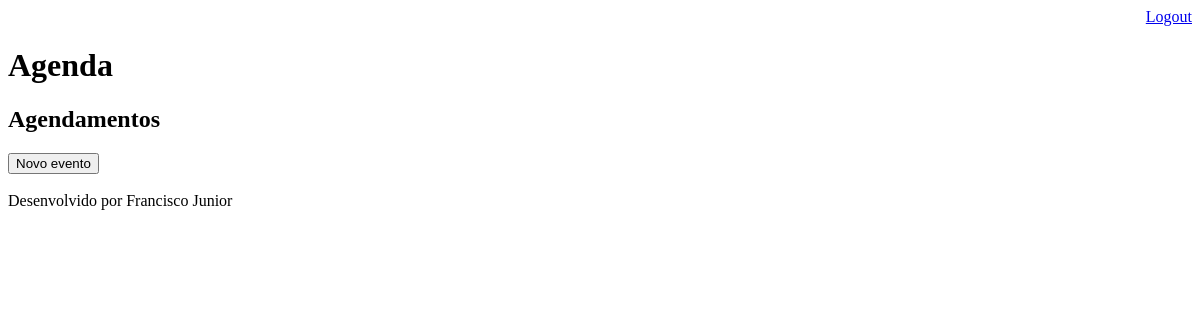
The page /agenda/ (signed in) on the database as committed earlier.
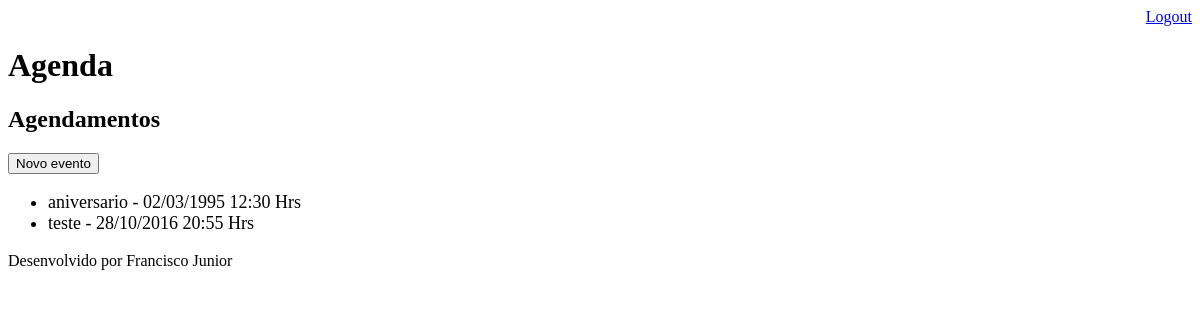
The same page on the database as committed later.
### core/models.py (models this page shows, shortened)
class Evento(models.Model):
    titulo = models.CharField(max_length=100)
    descricao = models.TextField(blank=True, null=True)
    data_evento = models.DateTimeField(verbose_name="Data do evento")
    data_criacao = models.DateTimeField(auto_now=True)
    usuario = models.ForeignKey(User, on_delete=models.CASCADE)
    class Meta:
        db_table = 'evento'
    def get_data_evento(self):
        return self.data_evento.strftime('%d/%m/%Y %H:%M Hrs')

### core/views.py (the view)
# urls.py: path('agenda/', views.lista_eventos),
@login_required(login_url='/login/')
def lista_eventos(request):
    usuario = request.user
    evento = Evento.objects.filter(usuario=usuario)
    dados = {'eventos':evento}
    return render(request, 'agenda.html', dados)

### templates/agenda.html
{% extends "model-page.html" %}
{% block content %}
    <h2>Agendamentos</h2>
    <a href="evento/">
        <button type="button">Novo evento</button>
    </a>
    <ul style="font-size: 18px">
        {% for evento in eventos %}
            <li>{{evento.titulo}} - {{evento.get_data_evento}}</li>
        {% endfor %}
    </ul>
{% endblock %}

### templates/model-page.html
<!DOCTYPE html>
<html lang="en">
<head>
    {%include "model-header.html"%}
</head>
<body>
    {%block content%} {%endblock%}
    {%include "model-footer.html"%}
</body>
</html>

### templates/model-header.html (shortened to what this page needs)
    <div align="right">
        <a href="/logout">Logout</a>
    </div>
    <h1>Agenda</h1>

### templates/model-footer.html
<p>Desenvolvido por Francisco Junior</p>

Rows that differ between the two databases and show on the page:
added Evento: titulo "aniversario", get_data_evento "02/03/1995 12:30 Hrs"
added Evento: titulo "teste", get_data_evento "28/10/2016 20:55 Hrs"
